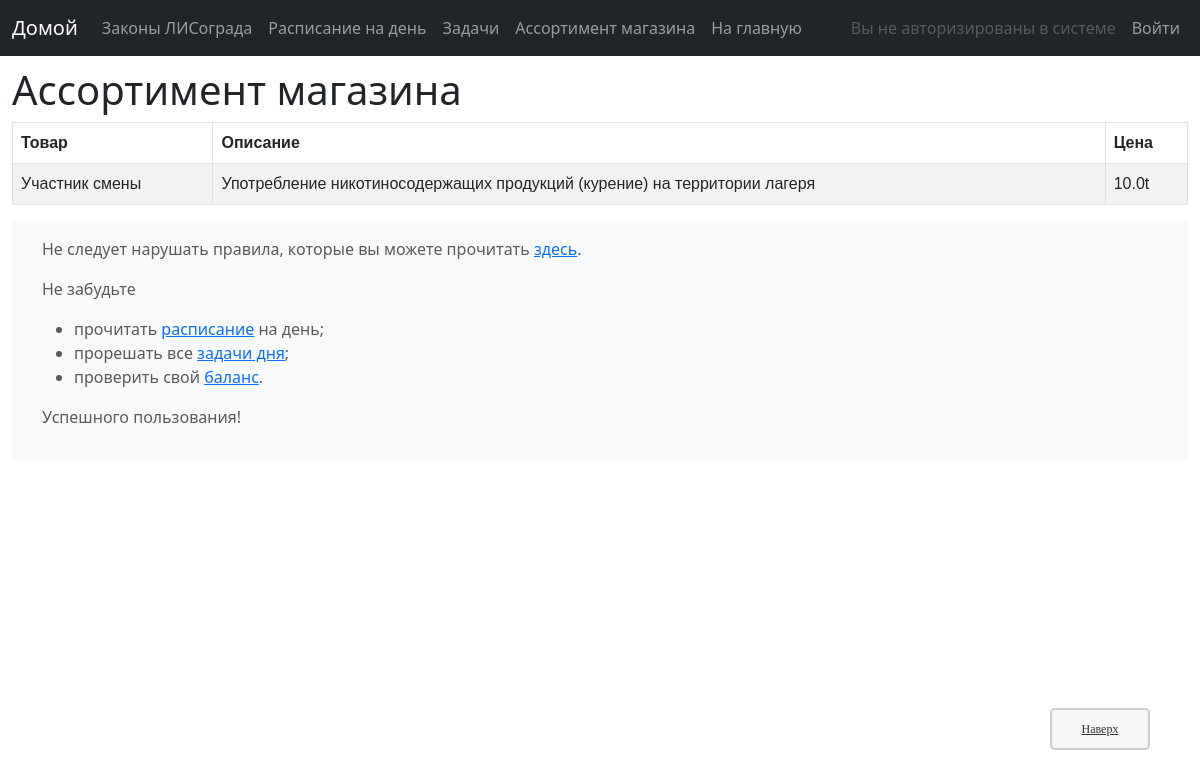
/bank/shop/, run on an earlier commit of the app's database.
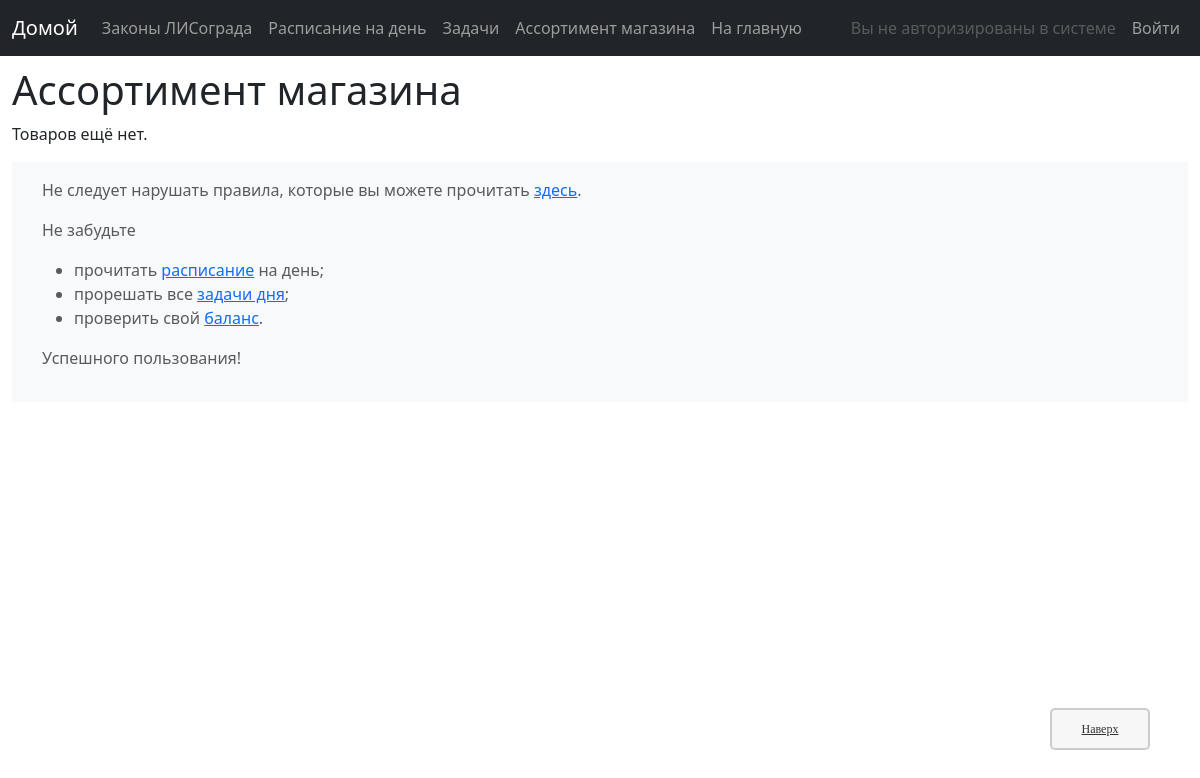
And on a later commit of the database.
### bank/models.py (models this page shows, shortened)
class good(models.Model):
    id = models.UUIDField(primary_key=True, default=uuid.uuid4, help_text="Уникальный ID.")
    name = models.CharField(max_length=250, default='', verbose_name="Название:")
    comment = models.CharField(max_length=250, default='', verbose_name="Комментарий:")
    cost = models.FloatField(default=0, verbose_name="Цена:")
    def get_num(self):
        return f'{self.cost}t'
    class Meta:
        ordering = ["-cost"]

### bank/views/goods.py (the view)
def shop_view(request):
    return render(
        request,
        'bank/shop/shop.html',
        context={'goods': good.objects.all()}
    )

### templates/bank/shop/shop.html (shortened to what this page needs)
{% extends "bank/base_generic.html" %}
{% block content %}
    <h1>Ассортимент магазина</h1>
    {% if goods %}
    <table class="table table-striped table-hover table-bordered" cellpadding=30px>
        <thead>
            <tr>
                <th score="col">Товар</th>
                <th score="col">Описание</th>
                <th score="col">Цена</th>
            </tr>
        </thead>
        <tbody>
            {% for element in goods %}
            <tr>
                <td>{{ element.name }}</td>
                <td>{{ element.comment }}</td>
                <td>{{ element.get_num }}</td>
            </tr>
            {% endfor %}
        </tbody>
    </table>
    {% else %}
      <p>Товаров ещё нет.</p>
    {% endif %}
{% endblock %}

### templates/bank/base_generic.html (shortened to what this page needs)
<!DOCTYPE html>
<html lang="ru">
<head>
  {% load static %}
  <link rel="stylesheet" href="{% static 'src/bootstrap/css/bootstrap.min.css' %}">
  <link id="main-style" rel="stylesheet" href="{% static 'bank/css/styles.css' %}">
</head>
<body>
    <div class="top-panel" role="navigation">
        <nav class="navbar navbar-expand-md navbar-dark fixed-top bg-dark">
            <div class="container-fluid">
              <a class="navbar-brand" href="{% url 'index_of_bank' %}">Домой</a>
              <div class="collapse navbar-collapse" id="navbarCollapse">
                <ul class="navbar-nav me-auto">
                    <li class="nav-item"><a class="nav-link" aria-current="page" href="{% url 'rules' %}">Законы ЛИСограда</a></li>
                    <li class="nav-item"><a class="nav-link" aria-current="page" href="{% url 'plans' %}">Расписание на день</a></li>
                    <li class="nav-item"><a class="nav-link" aria-current="page" href="{% url 'answers' %}">Задачи</a></li>
                    <li class="nav-item"><a class="nav-link" aria-current="page" href="{% url 'shop' %}">Ассортимент магазина</a></li>
                    <li class="nav-item"><a class="nav-link" aria-current="page" href="{% url 'index' %}">На главную</a></li>
                </ul>
                <ul class="navbar-nav ms-auto">
                    {% if user.is_authenticated %}
                    <li class="nav-item"><a class="nav-link disabled">В системе как {{ request.user.account.short_name }}</a></li>
                    <li class="nav-item"><a class="nav-link" aria-current="page" href="{% url 'logout' %}?next={% url 'index' %}">Выйти</a></li>
                    {% else %}
                    <li class="nav-item"><a class="nav-link disabled">Вы не авторизированы в системе</a></li>
                    <li class="nav-item"><a class="nav-link" aria-current="page" href="{% url 'login' %}">Войти</a></li>
                    {% endif %}
                </ul>
              </div>
            </div>
          </nav>
    </div>
    <div class="container-fluid main">
        <div class="row">
            <div class="col-sm-12" style="margin-top: 66px;margin-bottom: 66px;">
                {% block content %}
                {% endblock %}
                <a href="#top" title="В начало" tabindex="-1" class="topbutton">Наверх</a>
                {% block footer %}
                <footer class="footer mt-auto py-3 bg-body-tertiary">
                    <div class="container">
                        <span class="text-body-secondary">
                            <p>Не следует нарушать правила, которые вы можете прочитать <a href="{% url 'rules' %}">здесь</a>.</p>
                            <p>Не забудьте
                            <ul>
                                <li>прочитать <a href="{% url 'plans' %}">расписание</a> на день;</li>
                                <li>прорешать все <a href="{% url 'answers' %}">задачи дня</a>;</li>
                                <li>проверить свой <a href="{% url 'my-transactions' %}">баланс</a>.</li>
                            </ul></p>
                            <p>Успешного пользования!</p>
                        </span>
                    </div>
                </footer>
                {% endblock %}
            </div>
        </div>
    </div>
</body>
</html>

### static/bank/css/styles.css (style rules this page uses)
.topbutton { width:100px; border:2px solid #ccc; background:#f7f7f7; text-align:center; padding:10px; position:fixed; bottom:50px; right:50px; cursor:pointer; color:#333; font-family:verdana; font-size:12px; border-radius: 5px; -moz-border-radius: 5px; -webkit-border-radius: 5px; -khtml-border-radius: 5px; }

What changed in the data, as far as the page shows it:
removed good: name "Участник смены", comment "Употребление никотиносодержащих продукций (курение) на территории лагеря", get_num "10.0t"
Also different on the page:
text no longer shown: "Товар Описание Цена"
text now shown: "Товаров ещё нет."
